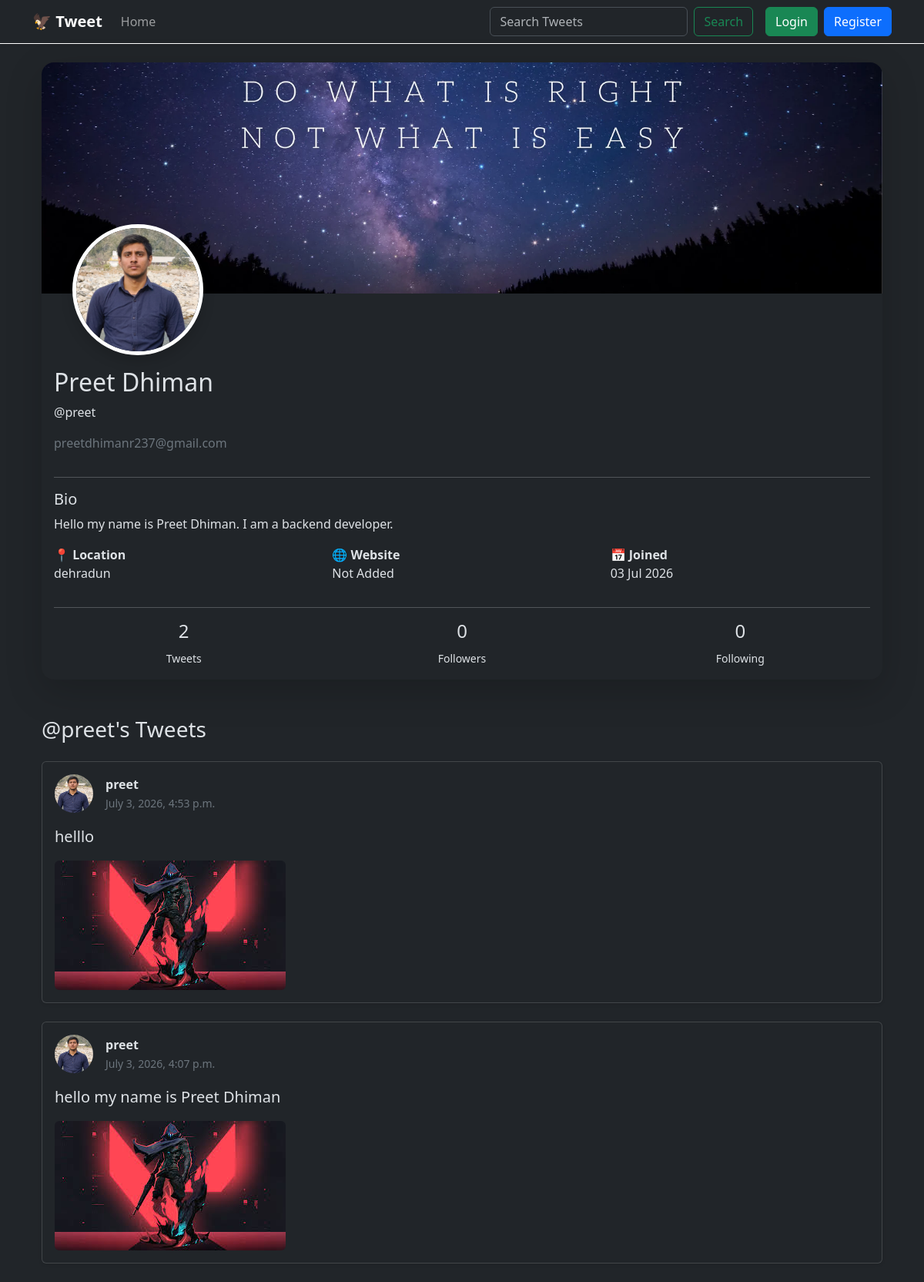
The page /tweet/user/preet/ on the database its author committed.
### tweet/models.py (models this page shows, shortened)
class Profile(models.Model):
    user = models.OneToOneField(User, on_delete=models.CASCADE)
    profile_image = models.ImageField(
        upload_to="profile_pics/",
        default="photos/default.jpg"
    )
    cover_image = models.ImageField(
        upload_to="cover_pics/",
        default="photos/cover.jpg"
    )
    bio = models.TextField(blank=True)
    location = models.CharField(
        max_length=100,
        blank=True
    )
    website = models.URLField(blank=True)
    created_at = models.DateTimeField(auto_now_add=True)

class Tweet(models.Model):
    user = models.ForeignKey(User, on_delete=models.CASCADE)
    text = models.TextField(max_length=240)
    photo = models.ImageField(upload_to="photos/", blank=True, null=True)
    created_at = models.DateTimeField(auto_now_add=True)
    updated_at = models.DateTimeField(auto_now=True)

### tweet/views.py (the view)
# urls.py: path("user/<str:username>/", views.user_profile, name="user_profile"),
def user_profile(request, username):
    user = get_object_or_404(
        User,
        username=username
    )
    profile = user.profile
    tweets = Tweet.objects.filter(
        user=user
    ).order_by("-created_at")
    tweet_count = tweets.count()
    return render(
        request,
        "profile.html",
        {
            "profile": profile,
            "tweets": tweets,
            "tweet_count": tweet_count,
            "profile_user": user,
        },
    )

### tweet/templates/profile.html (shortened to what this page needs)
{% extends "layout.html" %}
{% block content %}
<div class="container mt-4">
    <div class="card shadow-lg border-0 rounded-4 overflow-hidden">
        <div class="position-relative" >
            <img src="{{ profile.cover_image.url }}"
                 class="w-100"
                 style="height:300px;object-fit:cover;">
            <img src="{{ profile.profile_image.url }}"
                 class="rounded-circle border border-5 border-white shadow position-absolute"
                 style="
                    width:170px;
                    height:170px;
                    object-fit:cover;
                    left:40px;
                    bottom:-80px;
                 ">
        </div>
        <div class="card-body mt-5 pt-5">
            <div class="d-flex justify-content-between align-items-center flex-wrap">
                <div>
                    <h2>{{ profile.user.first_name }} {{ profile.user.last_name }}</h2>
                    <p>@{{ profile.user.username }}</p>
                    <p class="text-secondary">
                        {{ profile.user.email }}
                    </p>
                </div>
            </div>
            <hr>
            <h5>Bio</h5>
            <p>
                {% if profile.bio %}
                    {{ profile.bio }}
                {% else %}
                    No bio yet.
                {% endif %}
            </p>
            <div class="row">
                <div class="col-md-4">
                    <strong>📍 Location</strong>
                    <p>
                        {% if profile.location %}
                            {{ profile.location }}
                        {% else %}
                            Not Added
                        {% endif %}
                    </p>
                </div>
                <div class="col-md-4">
                    <strong>🌐 Website</strong>
                    <p>
                        {% if profile.website %}
                        <a href="{{ profile.website }}"
                           target="_blank">
                            {{ profile.website }}
                        </a>
                        {% else %}
                            Not Added
                        {% endif %}
                    </p>
                </div>
                <div class="col-md-4">
                    <strong>📅 Joined</strong>
                    <p>
                        {{ profile.user.date_joined|date:"d M Y" }}
                    </p>
                </div>
            </div>
            <hr>
            <div class="row text-center">
                <div class="col">
                    <h4>{{ tweet_count }}</h4>
                    <small>Tweets</small>
                </div>
                <div class="col">
                    <h4>0</h4>
                    <small>Followers</small>
                </div>
                <div class="col">
                    <h4>0</h4>
                    <small>Following</small>
                </div>
            </div>
        </div>
    </div>
    <div class="mt-5">
        <h3 class="mb-4">
            @{{ profile.user.username }}'s Tweets
        </h3>
        {% for tweet in tweets %}
        <div class="card mb-4 shadow-sm">
            <div class="card-body">
                <div class="d-flex align-items-center mb-3">
                    <img src="{{ profile.profile_image.url }}"
                         width="50"
                         height="50"
                         class="rounded-circle me-3"
                         style="object-fit:cover;">
                    <div>
                        <strong>
                            {{ tweet.user.username }}
                        </strong>
                        <br>
                        <small class="text-secondary">
                            {{ tweet.created_at }}
                        </small>
                    </div>
                </div>
                <p class="fs-5">
                    {{ tweet.text }}
                </p>
                {% if tweet.photo %}
                <img src="{{ tweet.photo.url }}"
                     class="img-fluid rounded">
                {% endif %}
            </div>
        </div>
        {% empty %}
        <div class="alert alert-info">
            No Tweets Yet.
        </div>
        {% endfor %}
    </div>
</div>
{% endblock %}

### templates/layout.html (shortened to what this page needs)
{% load static %}
<!DOCTYPE html>
<html lang="en" data-bs-theme="dark">
<head>
    <link href="https://cdn.jsdelivr.net/npm/bootstrap@5.3.8/dist/css/bootstrap.min.css" rel="stylesheet">
</head>
<body>
<nav class="navbar navbar-expand-lg navbar-dark bg-dark shadow-sm" style="border-bottom:1px solid white;">
    <div class="container">
        <a class="navbar-brand fw-bold" href="{% url 'tweet_list' %}">
            🦅 Tweet
        </a>
        <div class="collapse navbar-collapse" id="navbarNav">
            <ul class="navbar-nav me-auto mb-2 mb-lg-0">
                <li class="nav-item">
                    <a class="nav-link" href="{% url 'tweet_list' %}">
                        Home
                    </a>
                </li>
            </ul>
            <form class="d-flex my-2 my-lg-0 me-lg-3">
                <input class="form-control me-2"
                       type="search"
                       placeholder="Search Tweets">
                <button class="btn btn-outline-success"
                        type="submit">
                    Search
                </button>
            </form>
            <div class="d-flex flex-column flex-lg-row gap-2">
               {% if user.is_authenticated %}
                <a href="{% url 'profile' %}" class="btn  d-flex align-items-center gap-2">
                     <img src="{{ user.profile.profile_image.url }}"
                            class="rounded-circle"
                             width="40"
                             height="40"
                              style="object-fit: cover;">
                </a>
                <form action="{% url 'logout' %}" method="post" >
                    {% csrf_token %}
                    <button class="btn btn-danger w-100 mt-2">
                        Logout
                    </button>
                </form>
                {% else %}
                <a href="{% url 'login' %}"
                   class="btn btn-success">
                    Login
                </a>
                <a href="{% url 'register' %}"
                   class="btn btn-primary">
                    Register
                </a>
                {% endif %}
            </div>
        </div>
    </div>
</nav>
    <div class="container">
        {% block content %}
        {% endblock %}
    </div>
</body>
</html>

### rows shown on the page
Profile: cover_image (picture), profile_image (placeholder picture), user.first_name "Preet", user.last_name "Dhiman", user.username "preet", user.email "preetdhimanr237@gmail.com", bio "Hello my name is Preet Dhiman. I am a backend developer.", location "dehradun", user.date_joined "03 Jul 2026"
Tweet: profile_image (placeholder picture), user.username "preet", created_at "July 3, 2026, 4:53 p.m.", text "helllo", photo (picture)
Tweet: profile_image (placeholder picture), user.username "preet", created_at "July 3, 2026, 4:07 p.m.", text "hello my name is Preet Dhiman", photo (picture)

### other values the page prints
{{ tweet_count }} "2"
